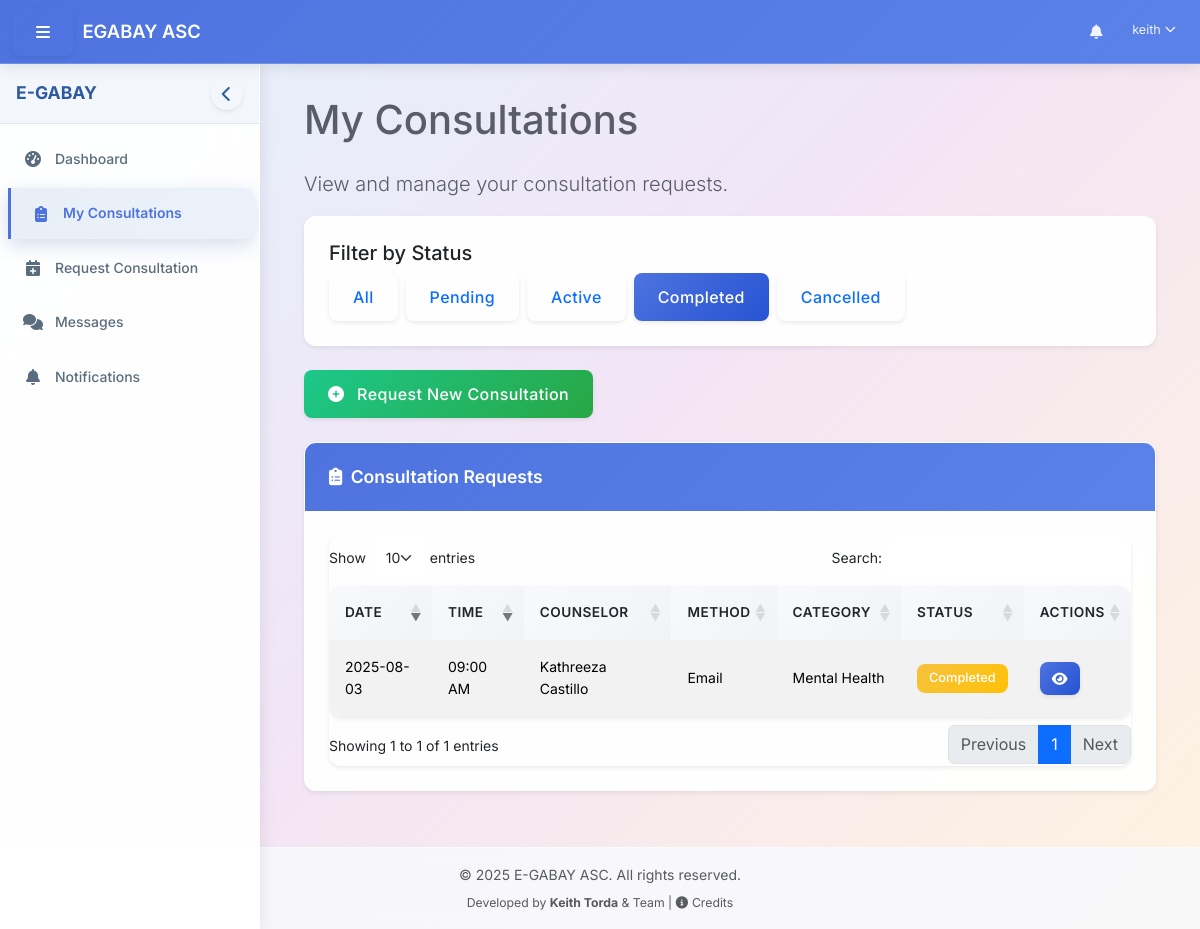
The page /dashboard/student/consultations.php?status=completed (signed in) on the database its author committed.
### tables this page shows
CREATE TABLE `consultation_requests` (
  `id` int(11) NOT NULL AUTO_INCREMENT,
  `student_id` int(11) NOT NULL,
  `counselor_id` int(11) DEFAULT NULL,
  `issue_description` text NOT NULL,
  `issue_category` varchar(100) DEFAULT NULL,
  `preferred_date` date NOT NULL,
  `preferred_time` time NOT NULL,
  `communication_method` enum('in_person','phone','video','email','chat','voice') NOT NULL,
  `is_anonymous` tinyint(1) NOT NULL DEFAULT 0,
  `status` enum('pending','live','completed','cancelled') NOT NULL DEFAULT 'pending',
  `counselor_notes` text DEFAULT NULL,
  `created_at` timestamp NOT NULL DEFAULT current_timestamp(),
  `updated_at` timestamp NOT NULL DEFAULT current_timestamp() ON UPDATE current_timestamp(),
  PRIMARY KEY (`id`),
  KEY `idx_consultation_requests_student` (`student_id`),
  KEY `idx_consultation_requests_counselor` (`counselor_id`),
  CONSTRAINT `consultation_requests_ibfk_1` FOREIGN KEY (`student_id`) REFERENCES `users` (`user_id`) ON DELETE CASCADE,
  CONSTRAINT `consultation_requests_ibfk_2` FOREIGN KEY (`counselor_id`) REFERENCES `users` (`user_id`) ON DELETE CASCADE
);

CREATE TABLE `users` (
  `user_id` int(11) NOT NULL AUTO_INCREMENT,
  `username` varchar(50) NOT NULL,
  `password` varchar(255) NOT NULL,
  `first_name` varchar(100) NOT NULL,
  `last_name` varchar(100) NOT NULL,
  `email` varchar(100) NOT NULL,
  `role_id` int(11) NOT NULL,
  `is_active` tinyint(1) DEFAULT 1,
  `last_login` datetime DEFAULT NULL,
  `created_at` timestamp NOT NULL DEFAULT current_timestamp(),
  `updated_at` timestamp NOT NULL DEFAULT current_timestamp() ON UPDATE current_timestamp(),
  `profile_picture` varchar(255) DEFAULT NULL,
  `verification_token` varchar(64) DEFAULT NULL,
  `is_verified` tinyint(1) NOT NULL DEFAULT 0,
  PRIMARY KEY (`user_id`),
  UNIQUE KEY `username` (`username`),
  UNIQUE KEY `email` (`email`),
  KEY `idx_users_role` (`role_id`),
  CONSTRAINT `users_ibfk_1` FOREIGN KEY (`role_id`) REFERENCES `roles` (`role_id`)
);

### includes/utility.php (called while the page is built, shortened)
<?php
function formatDate($date, $format = 'Y-m-d') {
    $timestamp = strtotime($date);
    return date($format, $timestamp);
}
function formatTime($time, $format = 'h:i A') {
    $timestamp = strtotime($time);
    return date($format, $timestamp);
}
?>

### dashboard/student/consultations.php (the view, shortened to what this page needs)
<?php
require_once __DIR__ . '/../../includes/path_fix.php';
require_once $base_path . '/config/config.php';
require_once $base_path . '/classes/Auth.php';
$user_id = $_SESSION['user_id'];
$database = new Database();
$db = $database->getConnection();
$status_filter = isset($_GET['status']) ? $_GET['status'] : '';
$query = "SELECT cr.*,
          u.first_name as counselor_first_name, u.last_name as counselor_last_name
          FROM consultation_requests cr
          LEFT JOIN users u ON cr.counselor_id = u.user_id
          WHERE cr.student_id = ?";
if (!empty($status_filter)) {
    $query .= " AND cr.status = ?";
}
$query .= " ORDER BY cr.created_at DESC";
$stmt = $db->prepare($query);
if (!empty($status_filter)) {
    $stmt->execute([$user_id, $status_filter]);
} else {
    $stmt->execute([$user_id]);
}
$consultations = $stmt->fetchAll(PDO::FETCH_ASSOC);
include_once $base_path . '/includes/header.php';
?>
<div class="row">
    <div class="col-12">
        <h1 class="mb-4">My Consultations</h1>
        <p class="lead">View and manage your consultation requests.</p>
    </div>
</div>
<div class="row mb-4">
    <div class="col-12">
        <div class="card">
            <div class="card-body">
                <h5 class="card-title">Filter by Status</h5>
                <div class="d-flex flex-wrap gap-2">
                    <a href="<?php echo $_SERVER['PHP_SELF']; ?>" class="btn <?php echo empty($status_filter) ? 'btn-primary' : 'btn-outline-primary'; ?>">
                        All
                    </a>
                    <a href="<?php echo $_SERVER['PHP_SELF']; ?>?status=pending" class="btn <?php echo $status_filter === 'pending' ? 'btn-primary' : 'btn-outline-primary'; ?>">
                        Pending
                    </a>
                    <a href="<?php echo $_SERVER['PHP_SELF']; ?>?status=live" class="btn <?php echo $status_filter === 'live' ? 'btn-primary' : 'btn-outline-primary'; ?>">
                        Active
                    </a>
                    <a href="<?php echo $_SERVER['PHP_SELF']; ?>?status=completed" class="btn <?php echo $status_filter === 'completed' ? 'btn-primary' : 'btn-outline-primary'; ?>">
                        Completed
                    </a>
                    <a href="<?php echo $_SERVER['PHP_SELF']; ?>?status=cancelled" class="btn <?php echo $status_filter === 'cancelled' ? 'btn-primary' : 'btn-outline-primary'; ?>">
                        Cancelled
                    </a>
                </div>
            </div>
        </div>
    </div>
</div>
<div class="row mb-4">
    <div class="col-12">
        <a href="<?php echo SITE_URL; ?>/dashboard/student/request_consultation.php" class="btn btn-success">
            <i class="fas fa-plus-circle me-2"></i> Request New Consultation
        </a>
    </div>
</div>
<div class="card mb-4">
    <div class="card-header">
        <i class="fas fa-clipboard-list me-1"></i>
        Consultation Requests
    </div>
    <div class="card-body">
        <?php if (empty($consultations)): ?>
            <p class="text-center">No consultation requests found.</p>
        <?php else: ?>
            <div class="table-responsive">
                <table class="table table-striped table-hover" id="consultationsTable">
                    <thead>
                        <tr>
                            <th>Date</th>
                            <th>Time</th>
                            <th>Counselor</th>
                            <th>Method</th>
                            <th>Category</th>
                            <th>Status</th>
                            <th>Actions</th>
                        </tr>
                    </thead>
                    <tbody>
                        <?php foreach ($consultations as $consultation): ?>
                            <tr>
                                <td><?php echo formatDate($consultation['preferred_date']); ?></td>
                                <td><?php echo formatTime($consultation['preferred_time']); ?></td>
                                <td>
                                    <?php
                                    if ($consultation['counselor_id']) {
                                        echo $consultation['counselor_first_name'] . ' ' . $consultation['counselor_last_name'];
                                    } else {
                                        echo '<span class="text-muted">Not Assigned</span>';
                                    }
                                    ?>
                                </td>
                                <td><?php echo ucfirst(str_replace('_', ' ', $consultation['communication_method'])); ?></td>
                                <td><?php echo !empty($consultation['issue_category']) ? $consultation['issue_category'] : 'Uncategorized'; ?></td>
                                <td>
                                    <?php
                                    switch ($consultation['status']) {
                                        case 'completed':
                                            echo '<span class="badge bg-warning">Completed</span>';
                                            break;
                                    }
                                    ?>
                                </td>
                                <td>
                                    <div class="btn-group">
                                        <a href="<?php echo SITE_URL; ?>/dashboard/student/view_consultation.php?id=<?php echo $consultation['id']; ?>" class="btn btn-sm btn-primary">
                                            <i class="fas fa-eye"></i>
                                        </a>
                                    </div>
                                </td>
                            </tr>
                        <?php endforeach; ?>
                    </tbody>
                </table>
            </div>
        <?php endif; ?>
    </div>
</div>
<?php
include_once $base_path . '/includes/footer.php';
?>

### assets/css/style.css (style rules this page uses)
:root { --primary-color: #4e73df; --primary-light: #5a82e8; --primary-dark: #2653d3; --secondary-color: #858796; --success-color: #1cc88a; --info-color: #36b9cc; --warning-color: #f6c23e; --danger-color: #e74a3b; --light-color: #f8f9fc; --dark-color: #5a5c69; --gray-100: #f8f9fc; --gray-200: #eaecf4; --gray-300: #dddfeb; --gray-400: #d1d3e2; --gray-500: #b7b9cc; --gray-600: #858796; --gray-700: #6e707e; --gray-800: #5a5c69; --gray-900: #3a3b45; --border-radius: 8px; --border-radius-lg: 12px; --border-radius-xl: 16px; --shadow-sm: 0 2px 4px rgba(0,0,0,0.08); --shadow: 0 4px 6px rgba(0,0,0,0.1); --shadow-lg: 0 8px 16px rgba(0,0,0,0.15); --transition: all 0.1s ease; --sidebar-width: 250px; --navbar-height: 60px; --bg-heavenly: linear-gradient(135deg, #e3f2fd 0%, #f3e5f5 50%, #fff3e0 100%); }
:root { --transition: all 0.1s cubic-bezier(0.4, 0, 0.2, 1); }
body { background: var(--bg-heavenly) !important; background-attachment: fixed; font-family: 'Inter', system-ui, -apple-system, sans-serif; font-size: 0.875rem; line-height: 1.6; color: var(--dark-color); min-height: 100vh; }
.card { background: rgba(255, 255, 255, 0.95); backdrop-filter: blur(10px); border: 1px solid var(--border-color); border-radius: var(--border-radius-lg); box-shadow: var(--shadow-sm); transition: box-shadow 0.1s ease, transform 0.1s ease; overflow: hidden; border: 1px solid rgba(255, 255, 255, 0.2); }
.card-header { background: linear-gradient(135deg, var(--primary-color) 0%, var(--primary-light) 100%); color: white; border-bottom: none; padding: 1.25rem 1.5rem; font-weight: 600; font-size: 1.1rem; }
.card-body { padding: 1.5rem; }
.btn { padding: 0.75rem 1.5rem; border-radius: var(--border-radius); font-weight: 500; letter-spacing: 0.025em; transition: background-color 0.1s ease, box-shadow 0.1s ease; border: none; cursor: pointer; box-shadow: var(--shadow-sm); }
.btn-primary { background: linear-gradient(135deg, var(--primary-color) 0%, var(--primary-dark) 100%); color: white; }
.btn-success { background: linear-gradient(135deg, var(--success-color) 0%, #28a745 100%); }
.btn-sm { padding: 0.375rem 0.75rem; border-radius: var(--border-radius); }
.table { border-radius: var(--border-radius-lg); overflow: hidden; box-shadow: var(--shadow-sm); background: white; }
.table th { background: linear-gradient(135deg, #f8f9fc 0%, #f1f3f6 100%); border-bottom: 2px solid var(--border-color); font-weight: 600; color: var(--text-color); padding: 1rem; text-transform: uppercase; font-size: 0.85rem; letter-spacing: 0.5px; }
.table td { padding: 1rem; border-bottom: 1px solid var(--border-color); vertical-align: middle; }
.table-responsive { border-radius: var(--border-radius-lg); box-shadow: var(--shadow-sm); }
.badge { font-weight: 500; border-radius: var(--border-radius); padding: 0.5rem 0.75rem; font-size: 0.8rem; }
.bg-warning { background: linear-gradient(135deg, var(--warning-color) 0%, #ffc107 100%) !important; }

### includes/header.php (style rules this page uses)
:root { --bs-primary: #2c5aa0; --bs-primary-rgb: 44, 90, 160; --bs-secondary: #6c7293; --bs-success: #00a65a; --bs-info: #00c0ef; --bs-warning: #f39c12; --bs-danger: #dd4b39; --bs-light: #f8f9fa; --bs-dark: #2f3349; --sidebar-width: 260px; --navbar-height: 64px; }
body { display: flex; min-height: 100vh; flex-direction: column; background: linear-gradient(135deg, #e3f2fd 0%, #f3e5f5 50%, #fff3e0 100%); background-attachment: fixed; font-family: 'Inter', system-ui, -apple-system, sans-serif; }

### rows shown on the page
consultation_requests: preferred_date "2025-08-03", preferred_time "09:00 AM", counselor.first_name "Kathreeza", counselor.last_name "Castillo", communication_method "Email", issue_category "Mental Health", status "Completed"

### other values the page prints
$_SESSION['first_name'] "keith"
